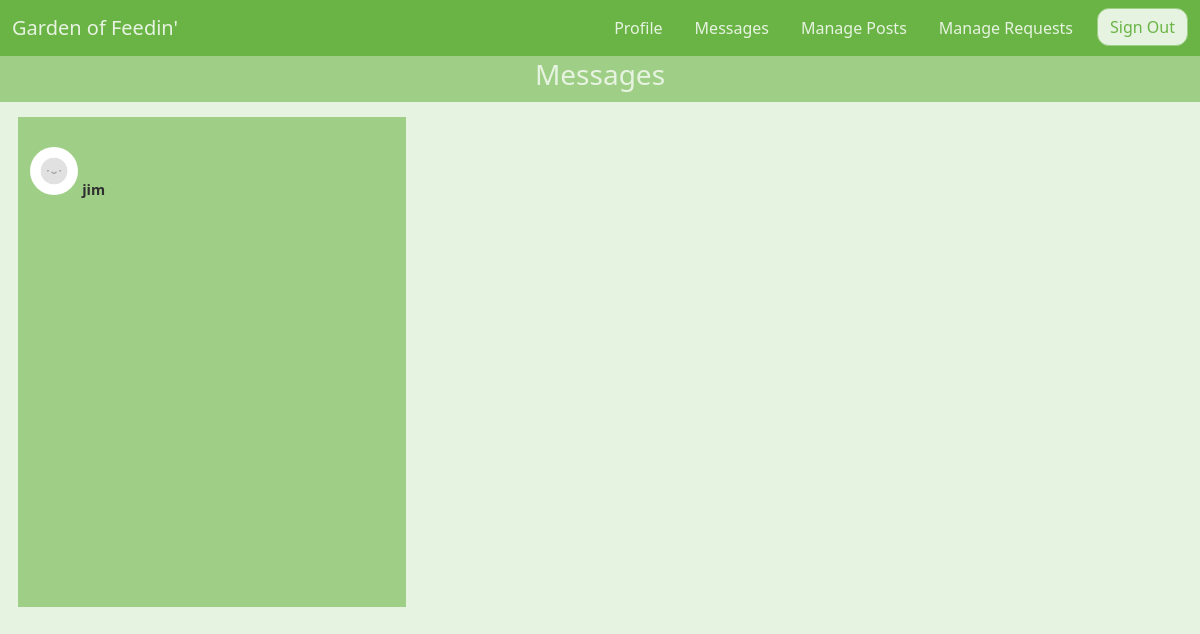
/chat/1 (signed in), run on an earlier commit of the app's database.
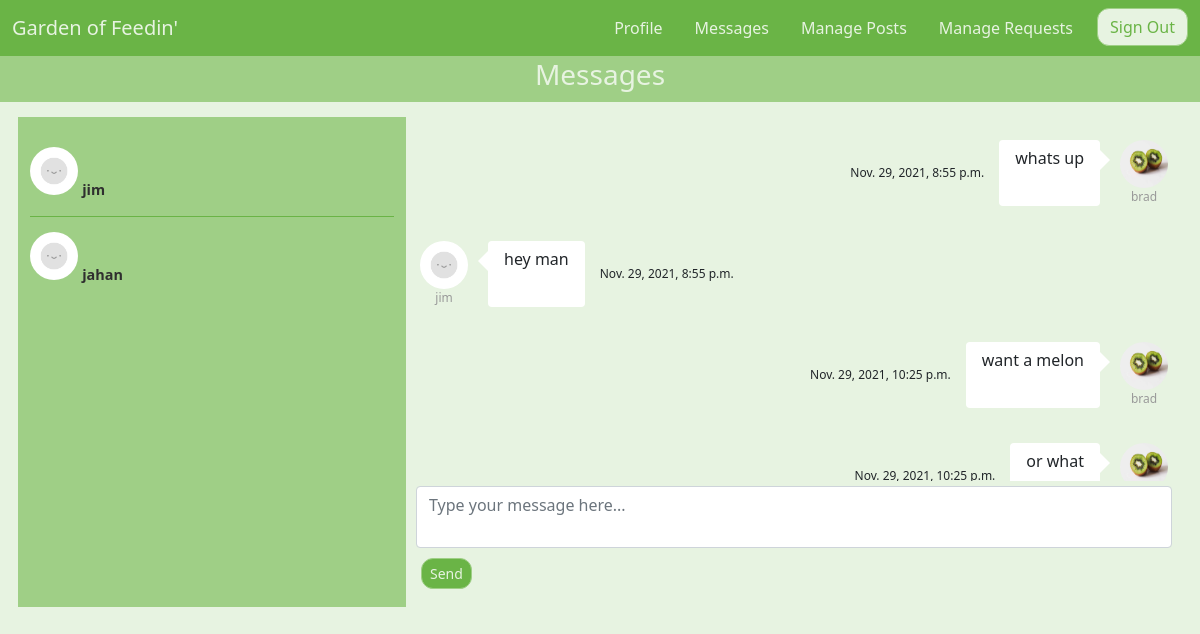
And on a later commit of the database.
### gardenApp/models.py (models this page shows)
class Chat(models.Model):
    user1 = models.ForeignKey(PublicUser, related_name='user1', on_delete=models.CASCADE)
    user2 = models.ForeignKey(PublicUser, related_name='user2', on_delete=models.CASCADE)
    class Meta:
        unique_together = ['user1', 'user2']
    def __repr__(self):
        return str(self.__dict__)

class PublicUser(models.Model):
    email = models.EmailField(unique=True)
    username = models.CharField(max_length=64)
    pass_hash = models.CharField(max_length=128)
    address = models.CharField(max_length=256)
    verified = models.BooleanField(default=False)
    latitude = models.FloatField()
    longitude = models.FloatField()
    image = models.ImageField(upload_to="profile_images", default="profile_images/default_profile.png")
    def __repr__(self):
        return str(self.__dict__)

class Message(models.Model):
    userID = models.ForeignKey(PublicUser, on_delete=models.CASCADE)
    chatID = models.ForeignKey(Chat, on_delete=models.CASCADE)
    msg = models.TextField()
    dateTime = models.DateTimeField(auto_now_add=True)
    def __repr__(self):
        return str(self.__dict__)

### gardenApp/views.py (the view)
# urls.py: path('chat/<int:id>', views.chat, name='chat'),
def chat(request,id):
    chatID = id
    currUser = PublicUser.objects.get(id=request.session['id'])
    chats = Search.getAllChatsForUser(currUser)
    context = {}
    allUserMsgs = []
    allmsgs = Search.getAllMessagesInChat(chatID)
    allUserMsgs.extend(allmsgs)
    context['chats'] = chats
    context['allmsgs'] = allUserMsgs
    context['user'] = currUser
    context['chatID'] = chatID
    print(context)
    return render(request,'messenger.html',context)

### utils/Search.py (called while the page is built)
def getAllChatsForUser(currUser):
    chatList = list(Chat.objects.filter(Q(user1=currUser) | Q(user2=currUser)))
    return chatList

def getAllMessagesInChat(chat):
    msgList = list(Message.objects.filter(chatID=chat))
    return sorted(msgList, key=lambda x: x.dateTime)

### gardenApp/templates/messenger.html (shortened to what this page needs)
<!DOCTYPE html>
<html lang="en">
    <head>
		<link href="https://cdn.jsdelivr.net/npm/bootstrap@5.1.3/dist/css/bootstrap.min.css" rel="stylesheet">
		<link rel="stylesheet" type="text/css" href="./../static/css/main.css">
	</head>
	<body>
		<nav class="navbar navbar-expand-md">
			<div class="container-fluid">
				<a class="navbar-brand" href="/landing">Garden of Feedin'
				</a>
				<div class="collapse navbar-collapse" id="main-navigation">
					<ul class="navbar-nav">
						<li class="nav-item">
							<a class="nav-link" href="/profile">Profile</a>
						</li>
						<li class="nav-item">
							<a class="nav-link" href="/messages">Messages</a>
						</li>
						<li class="nav-item">
							<a class="nav-link" href="/manage">Manage Posts</a>
						</li>
						<li class="nav-item">
							<a class="nav-link" href="/managerequests">Manage Requests</a>
						</li>
						<li class="nav-item">
							<a href="/signout" class="btn">Sign Out</a>
						</li>
					</ul>
				</div>
			</div>
		</nav>
		<nav class="navbar-light navbar-expand-md" style="background-color: #9FCF86;">
			<div class="welcome">
 			 <h3>Messages</h3>
			</div>
		</nav>
		<div class="container chat-box d-flex flex-column">
			<div class="row overflow-auto flex-grow-1 ">
				<div class="col-4 chat-list" style="background-color: #9FCF86">
					<div class="list-group chat-box users" style="margin-top: 15px;  list-style-type: none;">
						{% for i in chats %}
								<li class="person" style="padding:0px;">
									<a href='/chat/{{i.id}}' style="margin:0px; display:block; width:100%; height:100%;  color: #2F2F2F; text-decoration: none;">
									<div class="user">
										{% if user.username == i.user1.username %}
										<img src="{{i.user2.image.url}}" alt="" class="rounded-circle" style="margin-top: 15px;">
										{% else %}
										<img src="{{i.user1.image.url}}" alt="" class="rounded-circle" style="margin-top: 15px;">
										{% endif %}
									</div>
									<p class="chat-info">
										{% if user.username == i.user1.username %}
										<span class="name">{{i.user2.username}}</span>
										{% else %}
										<span class="name">{{i.user1.username}}</span>
										{% endif %}
									</p>
									</a>
								</li>
						{% endfor %}
					</div>
				</div>
				<div class="col-8 active-chat" style="background-color: #E7F3E1">
					<div class="message-box chat-container" style="margin-bottom: 5px;">
						{% if allmsgs %}
						{% for i in allmsgs %}
						{% if i.userID.username != user.username %}
						<li class="chat-left">
							<div class="chat-avatar">
								<img src="{{i.userID.image.url}}">
								<div class="chat-name">{{i.userID.username}}</div>
							</div>
							<div class="chat-text">{{i.msg}}</div>
							<div class="chat-hour">{{i.dateTime}}</div>
						</li>
						{% else %}
						<li class="chat-right">
							<div class="chat-hour">{{i.dateTime}}</div>
							<div class="chat-text">{{i.msg}}</div>
							<div class="chat-avatar">
								<img src="{{i.userID.image.url}}">
								<div class="chat-name">{{i.userID.username}}</div>
							</div>
						</li>
						{% endif %}
						{% endfor %}
						{% endif %}
					</div>
					{% if allmsgs %}
					<div class="row g-3">
						<form class="form-group mt-3 mb-0" action='/createmessage' method='POST'>
							<textarea class="form-control" rows="2" name='msg' placeholder="Type your message here..." style="margin-bottom: 10px; resize: none;"></textarea>
							<button class="btn btn-primary btn-sm" type="submit">Send</button>
					</div>
					{% endif %}
				</div>
			</div>
		</div>
	</body>
</html>

What changed in the data, as far as the page shows it:
added Chat: user2.image (placeholder picture), user2.username "jahan"
added Message: dateTime "Nov. 29, 2021, 8:55 p.m.", msg "whats up", userID.image (picture), userID.username "brad"
added Message: userID.image (placeholder picture), userID.username "jim", msg "hey man", dateTime "Nov. 29, 2021, 8:55 p.m."
added Message: dateTime "Nov. 29, 2021, 10:25 p.m.", msg "want a melon", userID.image (picture), userID.username "brad"
added Message: dateTime "Nov. 29, 2021, 10:25 p.m.", msg "or what", userID.image (picture)
Also different on the page:
text now shown: "Send"
